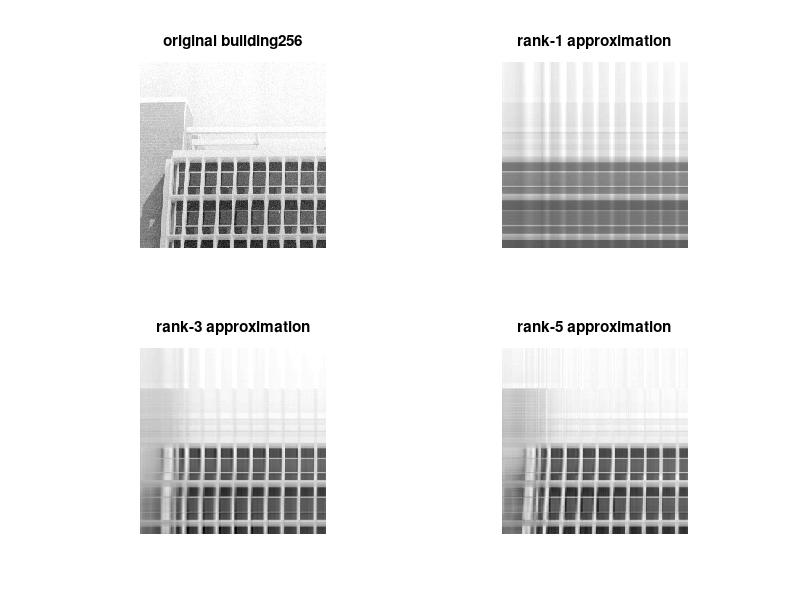

Write MATLAB code to recreate this figure.
%part A
load('building256.mat')
X = building256/255;
%part B
C = X*transpose(X);
[Vector, Value] =eigs(C);
% find 5 largest value
Value_largest = max(Value)
% part c
tx=transpose(X);
v1 = 1/(sqrt(Value_largest(1,1)))*tx*Vector(:,1);
v2 = 1/(sqrt(Value_largest(1,2)))*tx*Vector(:,2);
v3 = 1/(sqrt(Value_largest(1,3)))*tx*Vector(:,3);
v4 = 1/(sqrt(Value_largest(1,4)))*tx*Vector(:,4);
v5 = 1/(sqrt(Value_largest(1,5)))*tx*Vector(:,5);
%part d
X1 = sqrt(Value_largest(1,1))*Vector(:,1)*transpose(v1);
X2 = X1 + sqrt(Value_largest(1,2))*Vector(:,2)*transpose(v2);
X3 = X2 + sqrt(Value_largest(1,3))*Vector(:,3)*transpose(v3);
X4 = X3 + sqrt(Value_largest(1,4))*Vector(:,4)*transpose(v4);
X5 = X4 + sqrt(Value_largest(1,5))*Vector(:,5)*transpose(v5);
% part e
averageX = (X1+ X2 + X3+X4+X5)/5;
e1 = norm((X1-averageX),'fro')/norm(averageX,'fro')
e2 = norm((X2-averageX),'fro')/norm(averageX,'fro')
e3 = norm((X3-averageX),'fro')/norm(averageX,'fro')
e4 = norm((X4-averageX),'fro')/norm(averageX,'fro')
e5 = norm((X5-averageX),'fro')/norm(averageX,'fro')
% part f
figure(1)
subplot(221)
imshow(X)
title('original building256')
subplot(222)
imshow(X1)
title('rank-1 approximation')
subplot(223)
imshow(X3)
title('rank-3 approximation')
subplot(224)
imshow(X5)
title('rank-5 approximation') 
